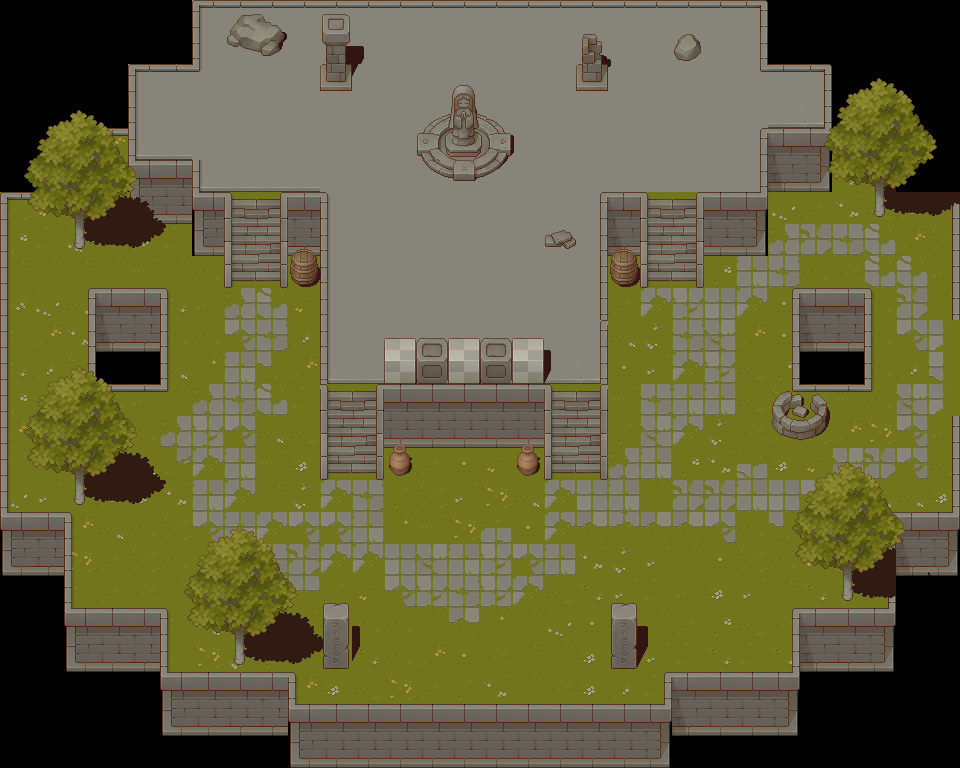

This is a level from a 2D game, rendered from its Tiled map with the project's own tilesets. A one-line summary and the map file follow, with tile-layer data summarised:
An orthogonal 30x24 tile map with 32x32 px tiles, 5 tile layers (Tile Layer 2, Tile Layer 1, Tile Layer 5, Tile Layer 3, ...), 8 tilesets.

<map version="1.10" tiledversion="1.10.1" orientation="orthogonal" renderorder="right-down" width="30" height="24" tilewidth="32" tileheight="32" infinite="0" nextlayerid="7" nextobjectid="1">
 <tileset firstgid="1" source="tilesets/TX Tileset Wall.tsx" />
 <tileset firstgid="257" source="tilesets/TX Tileset Stone Ground.tsx" />
 <tileset firstgid="321" source="tilesets/TX Tileset Grass.tsx" />
 <tileset firstgid="385" source="tilesets/TX Struct.tsx" />
 <tileset firstgid="641" source="tilesets/TX Props.tsx" />
 <tileset firstgid="897" source="tilesets/TX Plant.tsx" />
 <tileset firstgid="1153" source="tilesets/TX Shadow.tsx" />
 <tileset firstgid="1409" source="tilesets/TX Shadow Plant.tsx" />
 <layer id="2" name="Tile Layer 2" width="30" height="24">
  <data>[720 cells, 518 non-empty, 36 distinct tile ids]</data>
 </layer>
 <layer id="1" name="Tile Layer 1" width="30" height="24">
  <data>[720 cells, 233 non-empty, 31 distinct tile ids]</data>
 </layer>
 <layer id="6" name="Tile Layer 5" width="30" height="24">
  <data>[720 cells, 94 non-empty, 51 distinct tile ids]</data>
 </layer>
 <layer id="3" name="Tile Layer 3" width="30" height="24">
  <data>[720 cells, 129 non-empty, 35 distinct tile ids]</data>
 </layer>
 <layer id="5" name="Tile Layer 4" width="30" height="24">
  <data>[720 cells, 173 non-empty, 60 distinct tile ids]</data>
 </layer>
</map>
